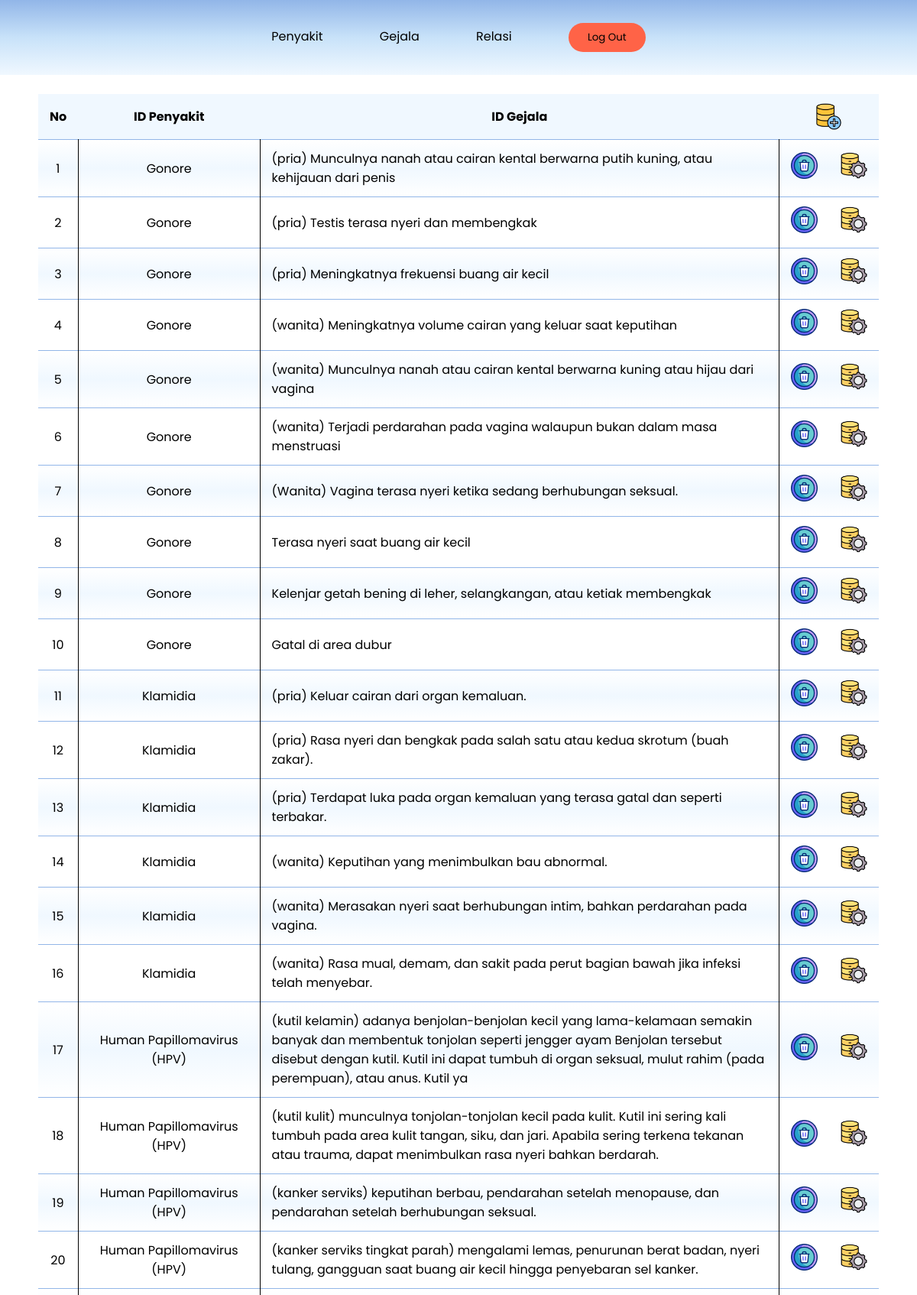
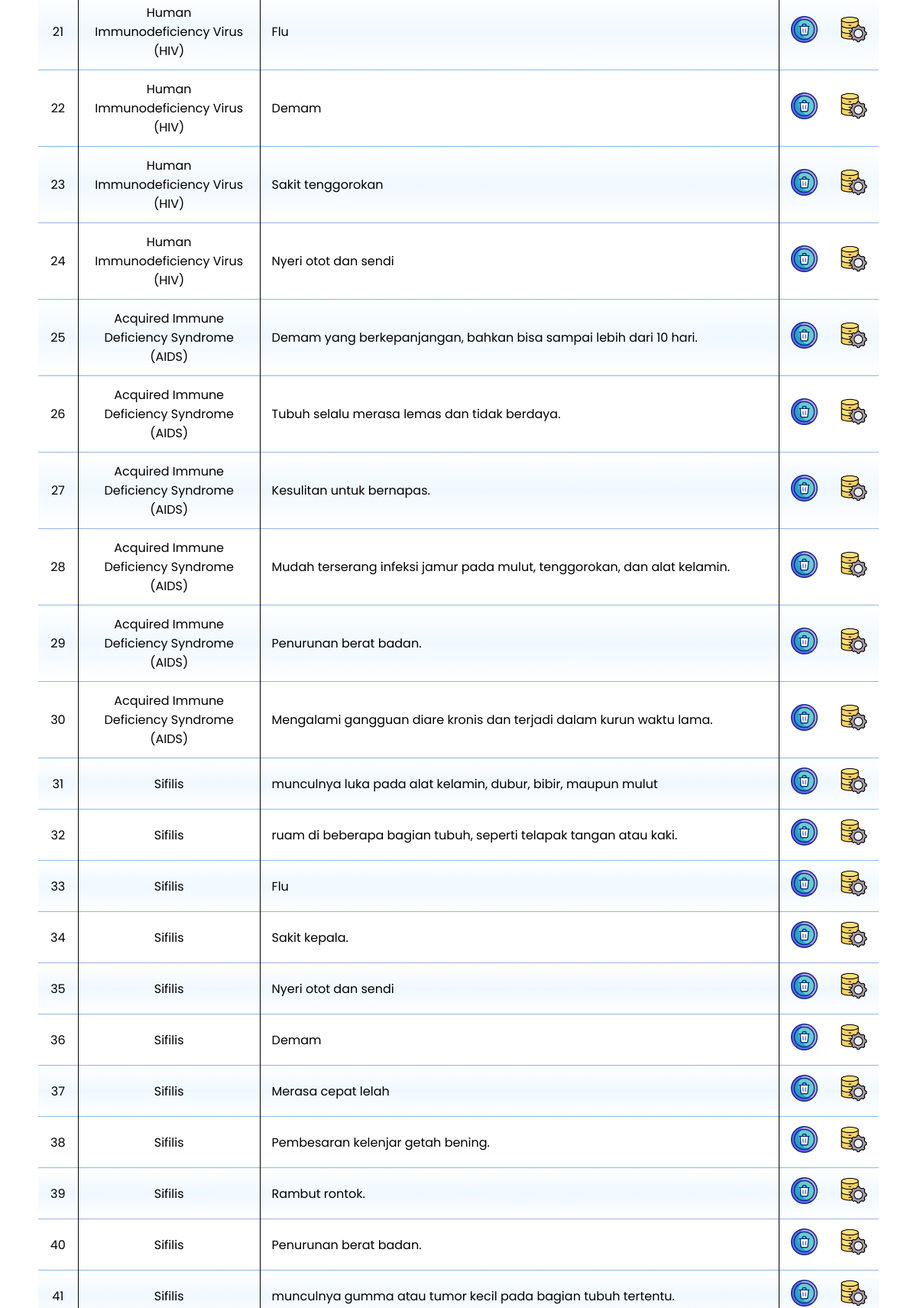
The app's page /relasi.php (upper part) with its own data (2 pictures, top to bottom).
### tables this page shows
CREATE TABLE `relasi` (
  `id_relasi` int(11) NOT NULL,
  `id_gejala` int(11) NOT NULL,
  `id_penyakit` int(11) NOT NULL
);

CREATE TABLE `penyakit` (
  `id_penyakit` int(11) NOT NULL,
  `penyakit` varchar(255) NOT NULL,
  `deskripsi` text NOT NULL
);

CREATE TABLE `gejala` (
  `id_gejala` int(11) NOT NULL,
  `gejala` varchar(255) NOT NULL
);

### relasi.php (the view, shortened to what this page needs)
<?php
include "koneksi.php";
?>
<!DOCTYPE html>
<html lang="en">
<head>
    <link rel="stylesheet" href="style_dashboard.css" />
</head>
<div class="body">
    <body>
        <div class="container">
            <table class="content">
                <tr>
                    <th>No</th>
                    <th>ID Penyakit</th>
                    <th>ID Gejala</th>
                    <th colspan="2">
                        <div class="icon">
                            <a href="tambahRelasi.php"><img src="add.png"></a>
                        </div>
                    </th>
                </tr>
                <?php
                $result = mysqli_query(
                    $db,
                    "SELECT penyakit.id_penyakit, penyakit.penyakit, gejala.id_gejala, gejala.gejala, relasi.id_relasi FROM relasi
            JOIN penyakit ON relasi.id_penyakit = penyakit.id_penyakit
            JOIN gejala ON relasi.id_gejala = gejala.id_gejala"
                );
                $no = 1;
                while ($row = mysqli_fetch_assoc($result)) {
                    echo "<tr>";
                    echo "<td align='center'>" . $no . "</td>";
                    echo "<td align='center'>" . $row['penyakit'] . "</td>";
                    echo "<td class='border'>" . $row['gejala'] . "</td>";
                    echo "<td>
                            <form action='relasi.php' method='POST' onsubmit='return confirm(\"yakin ingin menghapus?\")'>
                                <input type='hidden' name='id_relasi' value='" . $row['id_relasi'] . "'>
                                <button type='submit' name='delete'><img src='delete.png'></button>
                            </form>
                        </td>";
                    echo "<td>
                            <button><a href='updateRelasi.php?id_relasi= " . $row['id_relasi'] . "'><img src='update.png' class='update'></a></button>
                        </td>";
                    echo "</tr>";
                    $no++;
                }
                ?>
            </table>
        </div>
    </body>
</div>
</html>

### style_dashboard.css (style rules this page uses)
*, body, html { margin: 0; padding: 0; font-family: "poppins", sans-serif; }
.body { display: flex; justify-content: center; }
.container { max-width: 100%; width: 1200px; display: flex; flex-direction: column; justify-content: center; align-items: center; }
.content { border-collapse: collapse; margin: 25px 50px; min-width: 400px; }
.content td:nth-child(1) { border-right: 1px solid black; }
.content td:nth-child(2) { border-right: 1px solid black; }
.border { border-right: 1px solid black; }
.content th, td { padding: 12px 15px; }
.content th { background: aliceblue; }
.content tr:nth-of-type(even) { background: linear-gradient(to top, white,aliceblue, white); }
.content tr { border-bottom: 1px solid rgb(146, 182, 232); }
.content img { max-width: 35px; height: auto; display: block; margin: 0px auto; }
.icon { display: flex; justify-content: center; gap: 10px; }

### style_navbar2.css (style rules this page uses)
* { box-sizing: border-box; margin: 0; padding: 0; }
li a { font-family: "poppins", sans-serif; font-weight: normal; font-size: medium; text-decoration: none; color: black; }
header { display: flex; justify-content: center; padding: 30px 10%; background: linear-gradient(to bottom, rgb(146, 182, 232), rgb(200, 226, 249), aliceblue); }
.logout { border: none; border-radius: 50px; background: aliceblue; padding: 9px 25px; }
.container button { border: none; background: none; }
.logout { border: none; border-radius: 50px; background: tomato; padding: 9px 25px; }
.link { list-style: none; }
.link li { display: inline-block; padding: 0px 20px; }
.link li a { transition: all 0.3s ease 0s; padding-bottom: 10px; margin-right: 30px; }

### records on screen
relasi: id_penyakit.penyakit "Gonore", id_gejala.gejala "(pria) Munculnya nanah atau cairan kental berwarna putih kuning, atau kehijauan dari penis"
relasi: id_penyakit.penyakit "Gonore", id_gejala.gejala "(pria) Testis terasa nyeri dan membengkak"
relasi: id_penyakit.penyakit "Gonore", id_gejala.gejala "(pria) Meningkatnya frekuensi buang air kecil"
relasi: id_penyakit.penyakit "Gonore", id_gejala.gejala "(wanita) Meningkatnya volume cairan yang keluar saat keputihan"
relasi: id_penyakit.penyakit "Gonore", id_gejala.gejala "(wanita) Munculnya nanah atau cairan kental berwarna kuning atau hijau dari vagina"
relasi: id_penyakit.penyakit "Gonore", id_gejala.gejala "(wanita) Terjadi perdarahan pada vagina walaupun bukan dalam masa menstruasi"
relasi: id_penyakit.penyakit "Gonore", id_gejala.gejala "(Wanita) Vagina terasa nyeri ketika sedang berhubungan seksual."
relasi: id_penyakit.penyakit "Gonore", id_gejala.gejala "Terasa nyeri saat buang air kecil"
relasi: id_penyakit.penyakit "Gonore", id_gejala.gejala "Kelenjar getah bening di leher, selangkangan, atau ketiak membengkak"
relasi: id_penyakit.penyakit "Gonore", id_gejala.gejala "Gatal di area dubur"
relasi: id_penyakit.penyakit "Klamidia", id_gejala.gejala "(pria) Keluar cairan dari organ kemaluan."
relasi: id_penyakit.penyakit "Klamidia", id_gejala.gejala "(pria) Rasa nyeri dan bengkak pada salah satu atau kedua skrotum (buah zakar)."
relasi: id_penyakit.penyakit "Klamidia", id_gejala.gejala "(pria) Terdapat luka pada organ kemaluan yang terasa gatal dan seperti terbakar."
relasi: id_penyakit.penyakit "Klamidia", id_gejala.gejala "(wanita) Keputihan yang menimbulkan bau abnormal."
relasi: id_penyakit.penyakit "Klamidia", id_gejala.gejala "(wanita) Merasakan nyeri saat berhubungan intim, bahkan perdarahan pada vagina."
relasi: id_penyakit.penyakit "Klamidia", id_gejala.gejala "(wanita) Rasa mual, demam, dan sakit pada perut bagian bawah jika infeksi telah menyebar."
relasi: id_penyakit.penyakit "Human Papillomavirus (HPV)", id_gejala.gejala "(kutil kelamin) adanya benjolan-benjolan kecil yang lama-kelamaan semakin banyak dan membentuk tonjolan seperti jengger ayam Benjolan tersebut disebut dengan kutil. Kutil ini dapat tumbuh di organ seksual, mulut rahim (pada perempuan), atau anus. Kutil ya"
relasi: id_penyakit.penyakit "Human Papillomavirus (HPV)", id_gejala.gejala "(kutil kulit) munculnya tonjolan-tonjolan kecil pada kulit. Kutil ini sering kali tumbuh pada area kulit tangan, siku, dan jari. Apabila sering terkena tekanan atau trauma, dapat menimbulkan rasa nyeri bahkan berdarah."
relasi: id_penyakit.penyakit "Human Papillomavirus (HPV)", id_gejala.gejala "(kanker serviks) keputihan berbau, pendarahan setelah menopause, dan pendarahan setelah berhubungan seksual."
relasi: id_penyakit.penyakit "Human Papillomavirus (HPV)", id_gejala.gejala "(kanker serviks tingkat parah) mengalami lemas, penurunan berat badan, nyeri tulang, gangguan saat buang air kecil hingga penyebaran sel kanker."
relasi: id_penyakit.penyakit "Human Immunodeficiency Virus (HIV)", id_gejala.gejala "Flu"
relasi: id_penyakit.penyakit "Human Immunodeficiency Virus (HIV)", id_gejala.gejala "Demam"
relasi: id_penyakit.penyakit "Human Immunodeficiency Virus (HIV)", id_gejala.gejala "Sakit tenggorokan"
relasi: id_penyakit.penyakit "Human Immunodeficiency Virus (HIV)", id_gejala.gejala "Nyeri otot dan sendi"
relasi: id_penyakit.penyakit "Acquired Immune Deficiency Syndrome (AIDS)", id_gejala.gejala "Demam yang berkepanjangan, bahkan bisa sampai lebih dari 10 hari."
relasi: id_penyakit.penyakit "Acquired Immune Deficiency Syndrome (AIDS)", id_gejala.gejala "Tubuh selalu merasa lemas dan tidak berdaya."
relasi: id_penyakit.penyakit "Acquired Immune Deficiency Syndrome (AIDS)", id_gejala.gejala "Kesulitan untuk bernapas."
relasi: id_penyakit.penyakit "Acquired Immune Deficiency Syndrome (AIDS)", id_gejala.gejala "Mudah terserang infeksi jamur pada mulut, tenggorokan, dan alat kelamin."
relasi: id_penyakit.penyakit "Acquired Immune Deficiency Syndrome (AIDS)", id_gejala.gejala "Penurunan berat badan."
relasi: id_penyakit.penyakit "Acquired Immune Deficiency Syndrome (AIDS)", id_gejala.gejala "Mengalami gangguan diare kronis dan terjadi dalam kurun waktu lama."
relasi: id_penyakit.penyakit "Sifilis", id_gejala.gejala "munculnya luka pada alat kelamin, dubur, bibir, maupun mulut"
relasi: id_penyakit.penyakit "Sifilis", id_gejala.gejala "ruam di beberapa bagian tubuh, seperti telapak tangan atau kaki."
relasi: id_penyakit.penyakit "Sifilis", id_gejala.gejala "Flu"
relasi: id_penyakit.penyakit "Sifilis", id_gejala.gejala "Sakit kepala."
relasi: id_penyakit.penyakit "Sifilis", id_gejala.gejala "Nyeri otot dan sendi"
relasi: id_penyakit.penyakit "Sifilis", id_gejala.gejala "Demam"
relasi: id_penyakit.penyakit "Sifilis", id_gejala.gejala "Merasa cepat lelah"
relasi: id_penyakit.penyakit "Sifilis", id_gejala.gejala "Pembesaran kelenjar getah bening."
relasi: id_penyakit.penyakit "Sifilis", id_gejala.gejala "Rambut rontok."
relasi: id_penyakit.penyakit "Sifilis", id_gejala.gejala "Penurunan berat badan."
relasi: id_penyakit.penyakit "Sifilis", id_gejala.gejala "munculnya gumma atau tumor kecil pada bagian tubuh tertentu."
